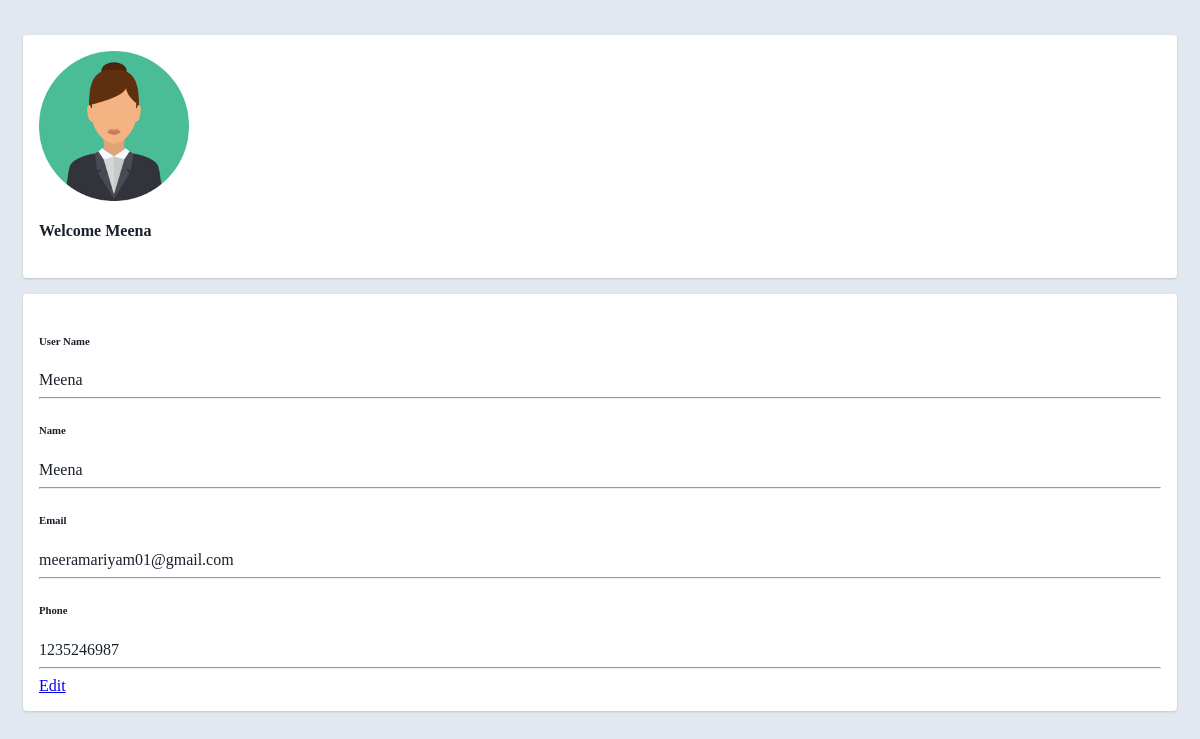
The page /show_profile/ (signed in) on the database its author committed.
### sellerapp/models.py (models this page shows)
class User(AbstractUser):
    object = User()
    phone = models.CharField(max_length=100, null=True)
    profile = models.ImageField(upload_to='media', null=True, blank=True)
    USERNAME_FIELD = 'username'
    REQUIRED_FIELDS = []
    objects = UserManager()
    def __str__(self):
        return self.username

### sellerapp/views.py (the view)
# urls.py: path('show_profile/', show_profile, name='show_profile'),
@login_required(login_url='/log/')
def show_profile(request):
    data = User.objects.get(username=request.user)
    return render(request, "show_profile.html", {'obj': data})

### sellerapp/templates/show_profile.html (shortened to what this page needs)
{% load static %}
<html lang="en">
<head>
    <link rel="stylesheet" href="{% static 'show_profile.css' %}" type="text/css"/>
</head>
<body>
<div class="container">
    <div class="main-body">
        <div class="row gutters-sm">
            <div class="col-md-4 mb-3">
                <div class="card">
                    <div class="card-body">
                        <div class="d-flex flex-column align-items-center text-center">
                            <img src="{{ obj.profile.url }}" alt="Admin"
                                 class="rounded-circle" width="150">
                            <div class="mt-3">
                                <h4>Welcome {{ obj.username }}</h4>
                            </div>
                        </div>
                    </div>
                </div>
            </div>
            <div class="col-md-8">
                <div class="card mb-3">
                    <div class="card-body">
                        <div class="row">
                            <div class="col-sm-3">
                                <h6 class="mb-0">User Name</h6>
                            </div>
                            <div class="col-sm-9 text-secondary">
                               {{ obj.username }}
                            </div>
                        </div>
                         <hr>
                        <div class="row">
                            <div class="col-sm-3">
                                <h6 class="mb-0">Name</h6>
                            </div>
                            <div class="col-sm-9 text-secondary">
                                {{ obj.first_name }}
                            </div>
                        </div>
                        <hr>
                        <div class="row">
                            <div class="col-sm-3">
                                <h6 class="mb-0">Email</h6>
                            </div>
                            <div class="col-sm-9 text-secondary">
                                {{ obj.email }}
                            </div>
                        </div>
                        <hr>
                        <div class="row">
                            <div class="col-sm-3">
                                <h6 class="mb-0">Phone</h6>
                            </div>
                            <div class="col-sm-9 text-secondary">
                                {{ obj.phone}}
                            </div>
                        </div>
                        <hr>
                        <div class="row">
                            <div class="col-sm-12">
                                <a class="btn btn-info " target="__blank"
                                   href="{% url 'edit_profile' %}">Edit</a>
                            </div>
                        </div>
                    </div>
                </div>
            </div>
        </div>
    </div>
</div>
</body>
</html>

### sellerapp/static/show_profile.css (style rules this page uses)
body { margin-top:20px; color: #1a202c; text-align: left; background-color: #e2e8f0; }
.main-body { padding: 15px; }
.card { box-shadow: 0 1px 3px 0 rgba(0,0,0,.1), 0 1px 2px 0 rgba(0,0,0,.06); }
.card { position: relative; display: flex; flex-direction: column; min-width: 0; word-wrap: break-word; background-color: #fff; background-clip: border-box; border: 0 solid rgba(0,0,0,.125); border-radius: .25rem; }
.card-body { flex: 1 1 auto; min-height: 1px; padding: 1rem; }
.gutters-sm { margin-right: -8px; margin-left: -8px; }
.gutters-sm>.col, .gutters-sm>[class*=col-] { padding-right: 8px; padding-left: 8px; }
.mb-3, .my-3 { margin-bottom: 1rem!important; }

### rows shown on the page
User: profile (picture), username "Meena", first_name "Meena", email "meeramariyam01@gmail.com", phone "1235246987"
